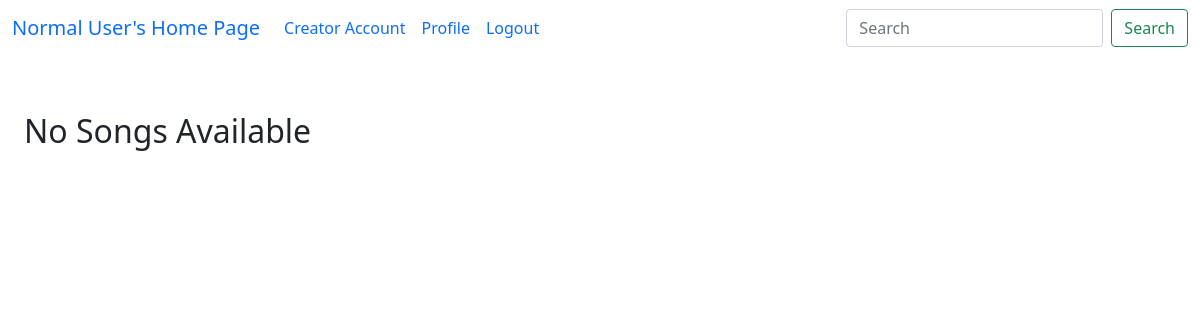
The page /album_songs/1/1 on the database as committed earlier.
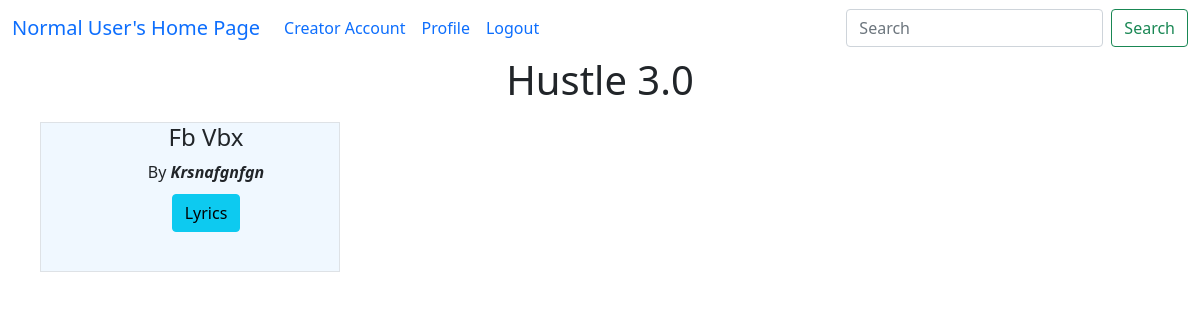
The same page on the database as committed later.
### model1.py (models this page shows, shortened)
class Album(db.Model):
    album_id = db.Column(db.Integer, primary_key=True)
    album_name = db.Column(db.String(100), nullable=False)
    album_genre = db.Column(db.String(50))
    album_artist = db.Column(db.String(100))
    creator_id = db.Column(db.Integer, db.ForeignKey("user.user_id"))
    album_play_count = db.Column(db.Integer, default=0)
    album_thumbnail = db.Column(db.String(255))
    songs = db.relationship("Song", backref="albums",cascade="all, delete")
    creator = db.relationship("User", backref="albums")

class Song(db.Model):
    song_id = db.Column(db.Integer, primary_key=True)
    song_name = db.Column(db.String(100), nullable=False)
    song_artist = db.Column(db.String(100))
    song_language = db.Column(db.String(30))
    song_genre = db.Column(db.String(50))
    song_lyrics = db.Column(db.String(1000))
    song_duration = db.Column(db.Integer)  # in seconds
    release_date = db.Column(db.String(20))
    creator_id = db.Column(db.Integer, db.ForeignKey("user.user_id"), nullable=False)
    album_id = db.Column(db.Integer, db.ForeignKey("album.album_id") ,default=None)
    song_path = db.Column(db.String(255),default=None)
    song_thumbnail = db.Column(db.String(255),default=None)
    song_play_count = db.Column(db.Integer, default=0)
    song_flag = db.Column(db.Boolean,default=False)
    creator = db.relationship("User", backref="songs")

### app.py (the view)
@app.route("/album_songs/<int:u_id>/<int:a_id>", methods=["GET", "POST"])
def album_songs(a_id, u_id):
    user = User.query.get(u_id)
    songs = Song.query.filter_by(album_id=a_id).all()
    album = Album.query.get(a_id)
    return render_template(
        "album_songs.html", songs=songs, album=album, user=user
    )

### templates/album_songs.html (shortened to what this page needs)
<!doctype html>
<html lang="en">
<head>
    <link href="https://cdn.jsdelivr.net/npm/bootstrap@5.0.2/dist/css/bootstrap.min.css" rel="stylesheet"
>
</head>
<body>
    {% extends "general_user_navbar.html" %}
    {% block content %}
    <div class="container-fluid">
        <div class="container-fluid ">
            <h1 style="text-align: center;"><label for="songs">{{album.album_name}}</label></h1>
                {% if songs|length == 0 %}
                <h2>No Songs Available</h2>
                {% else %}
                <div class=" songs container text-center " id="songs">
                <div class="row row-cols-4">
                    {% for song in songs %}
                    <div id="song" class="col  border border-primary-subtle" style="text-transform: capitalize; ">
                        <ul type="none">
                            <li>
                                <h4>{{song.song_name}}</h4>
                            </li>
                            <li>by <b><i>{{song.song_artist}}</i></b></li>
                            <li style="margin: 10px;"><a class="btn btn btn-info"
                                    href="/user_song_lyrics/{{user.user_id}}/{{song.song_id}}" type="button">Lyrics</a></li>
                        </ul>
                    </div>
                    {% endfor %}
                </div>
                {% endif %}
            </div>
        </div>
    </div>
    {% endblock %}

Rows that differ between the two databases and show on the page:
added Album: album_name "Hustle 3.0"
added Song: song_name "Fb Vbx", song_artist "Krsnafgnfgn"
Other text that changed with them:
text no longer shown: "No Songs Available"
